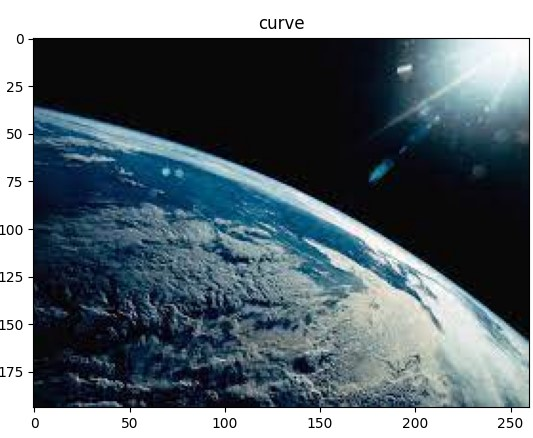
#> input picture figs/full_img_earth.jpg, 533 x 438 px, given in place of the camera
$ python capture_image.py ../figs/full_img_earth.jpg
#> lines starting #> are read from the running program, lines starting #| are printed output that depends on the picture
### src/SIClib.py
import os
from joblib import dump, load
import cv2
import numpy as np

import matplotlib.pyplot as plt

def setSize(new_size):
    global im_size,rand_points
    im_size = tuple((np.ones((2, 1),dtype=int) * new_size).flatten())
    rand_points = getRandomPoints(im_size[0])


# [10 lines left out: function randomDiff, not called in this run]


def getRandomPoints(n=32, seed=42):
    if seed:
        np.random.seed(seed)
    ret_points = []
    for _ in range(n):
        p1 = np.random.randint(0, im_size[0]), np.random.randint(0, im_size[1])
        p2 = np.random.randint(0, im_size[0]), np.random.randint(0, im_size[1])

        ret_points.append((p1, p2))
    return ret_points


# [97 lines left out: functions extractFeat, classifyImg, nms, starFinder, not called in this run]


setSize(32)

### src/LIT.py
# Lora
# Image
# Transfer

import cv2
import numpy as np
import os
from PIL import Image

UP_SAMPLE_FACTOR = 4
KBYTE = 1024


def pyrGauss(img, depth, g_ker):
    pyr_lst = []

    pyr_lst.append(cv2.filter2D(img, -1, g_ker))
    min_size_depth = np.floor(np.log2(min(img.shape[:2]) / 2))
    max_depth = int(min(depth, min_size_depth))
    for i in range(max_depth):
        last_img = pyr_lst[-1]
        last_img = last_img[::2, ::2]
        pyr_lst.append(cv2.filter2D(last_img, -1, g_ker))

    return pyr_lst


def pyrLap(img, depth, g_ker):
    layer_lst = []

    gau_pyr = pyrGauss(img, depth, g_ker)
    layer_lst.append(gau_pyr[-1])
    last_img = gau_pyr[-1]
    for i in range(1, len(gau_pyr)):
        curr_img = gau_pyr[-(i + 1)]
        exp_img = np.zeros_like(curr_img)
        exp_img[::2, ::2] = last_img

        exp_img = cv2.filter2D(exp_img, -1, g_ker * UP_SAMPLE_FACTOR)

        lap_img = curr_img - exp_img

        layer_lst.append(lap_img)
        last_img = curr_img

    return layer_lst


def lapExp(pyr_lap, g_ker, depth=100):
    last_img = pyr_lap[0]

    for idx, lap in enumerate(pyr_lap[1:]):
        curr_img = pyr_lap[idx + 1]
        exp_img = np.zeros_like(curr_img)
        exp_img[::2, ::2] = last_img
        exp_img = cv2.filter2D(exp_img, -1, g_ker * 4)

        last_img = exp_img + lap
        if idx == depth:
            break

    return last_img


def saveLap(base_path, lap_pyr, max_size, verbos=False):
    save_paths = []
    for i, lap in enumerate(lap_pyr):
        lap = lap * 255
        offset = 128
        lap += offset
        lap = lap.astype(np.uint8)
        save_path = "{}_{}.png".format(base_path, i)
        save_path_jp2 = save_path[:-3] + 'jp2'

        if min(lap.shape[:2]) < 10:
            with open("{}_{}.bin".format(base_path, i, offset), 'wb') as fp:
                lap = lap.astype(np.uint8)
                h, w = lap.shape[:2]
                lap = lap.reshape(h, w, -1)
                lap_shape = np.array(lap.shape, dtype=np.uint8)

                fp.write(lap_shape)
                fp.write(lap)

                save_paths.append(save_path)
        elif min(lap.shape[:2]) < 32 or max_size < 3 * KBYTE:
            cv2.imwrite(save_path, lap, [int(cv2.IMWRITE_JPEG_QUALITY), 100])

            if os.path.getsize(save_path) > max_size:
                os.remove(save_path)
                break
            save_paths.append(save_path)
        else:
            quality = 0
            while True:
                Image.fromarray(lap).save(save_path_jp2, quality_layers=[quality])
                if os.path.getsize(save_path_jp2) < max_size:
                    break
                quality += 1
            if os.path.getsize(save_path_jp2) > (max_size - 1 * KBYTE):
                os.remove(save_path_jp2)
                break
            save_paths.append(save_path)
    return save_paths


def loadLap(base_path):
    tot_size = 0
    base_fld = os.path.dirname(base_path)
    base_file = os.path.basename(base_path)
    lap_paths = [x for x in os.listdir(base_fld) if x.startswith(base_file) and 'full' not in x]
    lap_paths.sort()
    offset = 128

    lap_pyr = []
    is_gray = True
    for i, fp in enumerate(lap_paths):
        save_path = os.path.join(os.path.dirname(base_path), fp)

        if fp.endswith('.jp2'):
            l_img = np.array(Image.open(save_path)).astype(float)
        elif fp.endswith('.png'):
            l_img = cv2.imread(save_path, 0 if is_gray else 1).astype(float)
        elif fp.endswith('.bin'):
            with open(save_path, 'rb') as binp:
                shape_bin = binp.read(3)
                h, w, c = np.frombuffer(shape_bin, dtype=np.uint8).astype(int)

                data = binp.read(h * w * c)
                l_img = np.frombuffer(data, dtype=np.uint8).reshape(h, w, c).astype(float)
                is_gray = l_img.shape[2] == 1

        lap_pyr.append((l_img - offset).squeeze() / 255)

        tot_size += os.path.getsize(os.path.join(os.path.dirname(base_path), fp))
    return lap_pyr


# [11 lines left out: function getSizeRatio, not called in this run]


def mse(a, b):
    return np.sqrt(np.square(a - b).mean())


def CompressImage(in_img: np.ndarray, path: str, max_size: int = 16 * KBYTE, comp_gray=True):
    if in_img is None:
        cap = cv2.VideoCapture(0)
        res, in_img = cap.read()
        cap.release()
        print("Image Captured!")

    img = in_img
    if len(in_img.shape) > 2 and comp_gray:
        img = cv2.cvtColor(img, cv2.COLOR_BGR2GRAY)
        # import matplotlib.pyplot as plt
        # plt.imshow(img)
        # plt.show()
    img = img / 255
    g_ker = cv2.getGaussianKernel(5, -1)
    g_ker = g_ker @ g_ker.T

    lap_pyr = pyrLap(img, 7, g_ker)

    jp2_img = img[:, :, [2, 1, 0]] if len(img.shape) > 2 else img
    Image.fromarray((jp2_img * 255).astype(np.uint8)).save('{}/full.jp2'.format(path), quality_layers=[40])
    max_size = min(max_size, os.path.getsize('{}/full.jp2'.format(path)))
    save_paths = saveLap('{}/lap_pyr'.format(path), lap_pyr, max_size)
    return save_paths, in_img


def LoadImage(path):
    g_ker = cv2.getGaussianKernel(5, -1)
    g_ker = g_ker @ g_ker.T

    lap_pyr_load = loadLap('{}/lap_pyr'.format(path))
    res_lap_load = lapExp(lap_pyr_load, g_ker)

    return res_lap_load

### src/capture_image.py
import shutil
import sys

from matplotlib import pyplot as plt
import os

from src import LIT
from src.LIT import KBYTE
from src.SIClib import classifyImg, starFinder
import utils
import numpy as np

out_fld = '../output'


def main():
    gray = False
    cvt = lambda x: x[:, :, [2, 1, 0]]
    img = None
    if len(sys.argv) > 1 and sys.argv[1] == "demo":
        print('Running Demo')
        import cv2
        np.random.seed()
        img_path = '../data/classes/stars/'
        # img_path += np.random.choice(os.listdir(img_path), 1)[0] + '/'
        img_path += np.random.choice(os.listdir(img_path), 1)[0]
        # img_path = '../data/sat_village.png'
        img = cv2.imread(img_path)

    # Create dirs
    os.makedirs(out_fld + '/meta', exist_ok=True)

    save_paths, img = LIT.CompressImage(img, out_fld, max_size=16 * KBYTE, comp_gray=gray)
#> in CompressImage, in_img is the input picture: shape (438, 533, 3); mean B, G, R 117.4, 110.2, 97.4
#> the loop in pyrGauss, `for i in range(max_depth):` made 7 passes
#> pass 1, in pyrGauss, `last_img = pyr_lst[-1]`:
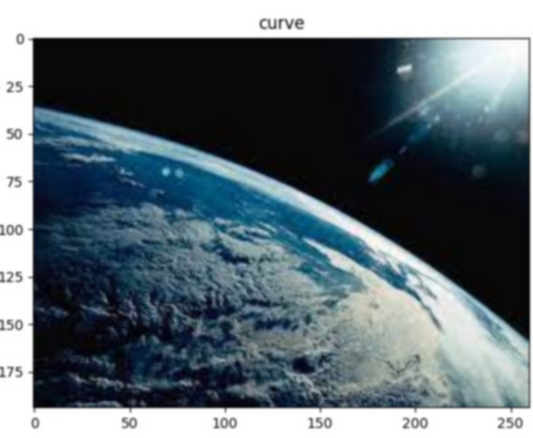
#> last_img: shape (438, 533, 3) float64; mean of channels 0, 1, 2 0.46, 0.432, 0.382; drawn as B, G, R
#> pass 1, in pyrGauss, `last_img = last_img[::2, ::2]`:
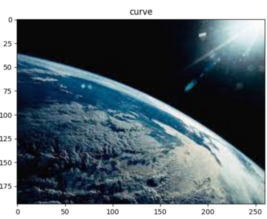
#> last_img: shape (219, 267, 3) float64; mean of channels 0, 1, 2 0.461, 0.433, 0.383; drawn as B, G, R
#> pass 2, in pyrGauss, `last_img = last_img[::2, ::2]`:
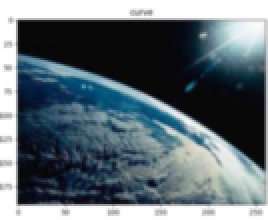
#> last_img: shape (110, 134, 3) float64 (shown 2 times larger); mean of channels 0, 1, 2 0.465, 0.437, 0.387; drawn as B, G, R
#> after the loop in pyrGauss, `for i in range(max_depth):`: pyr_lst = 8 items
#> the loop in pyrLap, `for i in range(1, len(gau_pyr)):` made 7 passes
#> pass 3, in pyrLap, `curr_img = gau_pyr[-(i + 1)]`:
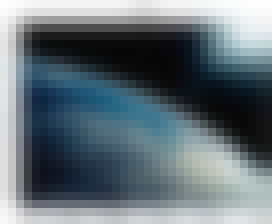
#> curr_img: shape (28, 34, 3) float64 (shown 8 times larger); mean of channels 0, 1, 2 0.474, 0.447, 0.398; drawn as B, G, R
#> pass 3, in pyrLap, `exp_img = cv2.filter2D(exp_img, -1, g_ker * UP_SAMPLE_FACTOR)`:
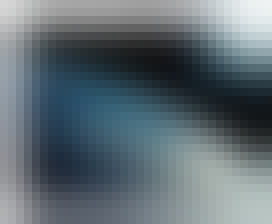
#> exp_img: shape (28, 34, 3) float64 (shown 8 times larger); mean of channels 0, 1, 2 0.457, 0.428, 0.378; drawn as B, G, R
#> pass 3, in pyrLap, `lap_img = curr_img - exp_img`:
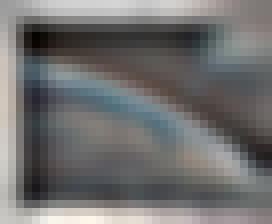
#> lap_img: shape (28, 34, 3) float64 (shown 8 times larger); mean of channels 0, 1, 2 0.0176, 0.0185, 0.0202; drawn with min black and max white
#> after the loop in pyrLap, `for i in range(1, len(gau_pyr)):`:
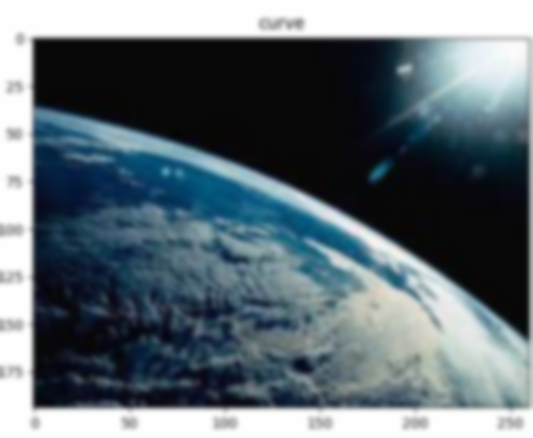
#> exp_img: shape (438, 533, 3) float64; mean of channels 0, 1, 2 0.46, 0.432, 0.382; drawn as B, G, R
#> the loop in saveLap, `for i, lap in enumerate(lap_pyr):` made 6 passes
#> (save_path, save_path_jp2, h, w, lap_shape) on passes 1 to 2: ('../output/lap_pyr_0.png', '../output/lap_pyr_0.jp2', 4, 5, [4, 5, 3]), ('../output/lap_pyr_1.png', '../output/lap_pyr_1.jp2', 7, 9, [7, 9, 3])
#> (save_path, save_path_jp2) on passes 5 to 6: ('../output/lap_pyr_4.png', '../output/lap_pyr_4.jp2'), ('../output/lap_pyr_5.png', '../output/lap_pyr_5.jp2')
#> after the loop in saveLap, `for i, lap in enumerate(lap_pyr):`: h = 7; save_paths = ['../output/lap_pyr_0.png', '../output/lap_pyr_1.png', '../output/lap_pyr_2.png', '../output/lap_pyr_3.png', '../output/lap_pyr_4.png']; w = 9
    res_lap_load = LIT.LoadImage('../output')
#> in LoadImage, `g_ker = cv2.getGaussianKernel(5, -1)`: g_ker = [0.0625, 0.25, 0.375, 0.25, 0.0625]
#> in LoadImage, `g_ker = g_ker @ g_ker.T`: g_ker = [[0.00391, 0.0156, 0.0234, 0.0156, 0.00391], [0.0156, 0.0625, 0.0938, 0.0625, 0.0156], [0.0234, 0.0938, 0.141, 0.0938, 0.0234], [0.0156, 0.0625, 0.0938, 0.0625, 0.0156], [0.00391, 0.0156, 0.0234, 0.0156, 0.00391]]
#> in loadLap, `base_fld = os.path.dirname(base_path)`: base_fld = '../output'
#> in loadLap, `lap_paths = [x for x in os.listdir(base_fld) if x.startswith(base_file..`: lap_paths = []
    plt.imshow(res_lap_load)

    img_class, img_class_ser = classifyImg(img)

    utils.save_meta(img_class_ser, img, len(save_paths), out_fld, h_copy=True)
    utils.read_meta('{}/meta/metafile.bin'.format(out_fld), verbos=True)

    total_size = sum([os.path.getsize(os.path.join(out_fld, x)) for x in os.listdir(out_fld) if x.startswith('lap')])
    print("Tot Size:", total_size)
    print(save_paths)
    print("Class: {}".format(img_class))

    if img_class == 'stars':
        stars_xy = starFinder(img, disp=True)
        np.save('{}/meta/stars.npy'.format(out_fld), stars_xy.astype(np.uint16))
        print("Stars size:", os.path.getsize('{}/meta/stars.npy'.format(out_fld)))
        print()
    else:
        plt.imshow(cvt(img))
        plt.title(img_class)
        plt.show()


if __name__ == '__main__':
    shutil.rmtree(out_fld, ignore_errors=True)
#> (the run stopped early here; a loop or call above may not have finished)

$ run again, on figs/laplacian.jpg
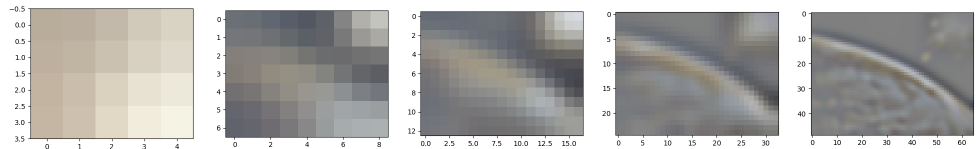
#> input picture figs/laplacian.jpg, 1956 x 297 px, given in place of the camera (shown at 1/2 size)
#> in CompressImage, in_img is the input picture: shape (297, 1956, 3); mean B, G, R 170.6, 172.8, 174.1
#> the loop in pyrGauss, `for i in range(max_depth):` made 7 passes
#> pass 1, in pyrGauss, `last_img = last_img[::2, ::2]`:
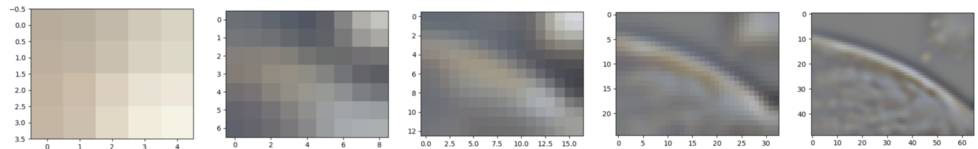
#> last_img: shape (149, 978, 3) float64; mean of channels 0, 1, 2 0.67, 0.679, 0.684; drawn as B, G, R
#> pass 2, in pyrGauss, `last_img = pyr_lst[-1]`:
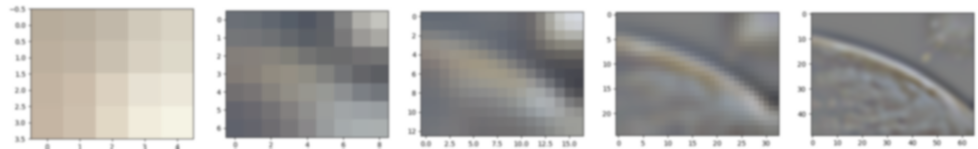
#> last_img: shape (149, 978, 3) float64; mean of channels 0, 1, 2 0.67, 0.679, 0.684; drawn as B, G, R
#> after the loop in pyrGauss, `for i in range(max_depth):`: pyr_lst = 8 items
#> the loop in pyrLap, `for i in range(1, len(gau_pyr)):` made 7 passes
#> the loop in saveLap, `for i, lap in enumerate(lap_pyr):` made 6 passes
#> (save_path, save_path_jp2, h, w, lap_shape) on passes 1 to 2: ('../output/lap_pyr_0.png', '../output/lap_pyr_0.jp2', 3, 16, [3, 16, 3]), ('../output/lap_pyr_1.png', '../output/lap_pyr_1.jp2', 5, 31, [5, 31, 3])
#> after the loop in saveLap, `for i, lap in enumerate(lap_pyr):`: h = 5; save_paths = ['../output/lap_pyr_0.png', '../output/lap_pyr_1.png', '../output/lap_pyr_2.png', '../output/lap_pyr_3.png', '../output/lap_pyr_4.png']; w = 31
#> in LoadImage, `g_ker = cv2.getGaussianKernel(5, -1)`: g_ker = [0.0625, 0.25, 0.375, 0.25, 0.0625]
#> in LoadImage, `g_ker = g_ker @ g_ker.T`: g_ker = [[0.00391, 0.0156, 0.0234, 0.0156, 0.00391], [0.0156, 0.0625, 0.0938, 0.0625, 0.0156], [0.0234, 0.0938, 0.141, 0.0938, 0.0234], [0.0156, 0.0625, 0.0938, 0.0625, 0.0156], [0.00391, 0.0156, 0.0234, 0.0156, 0.00391]]
#> base_fld = '../output'
#> lap_paths = []
